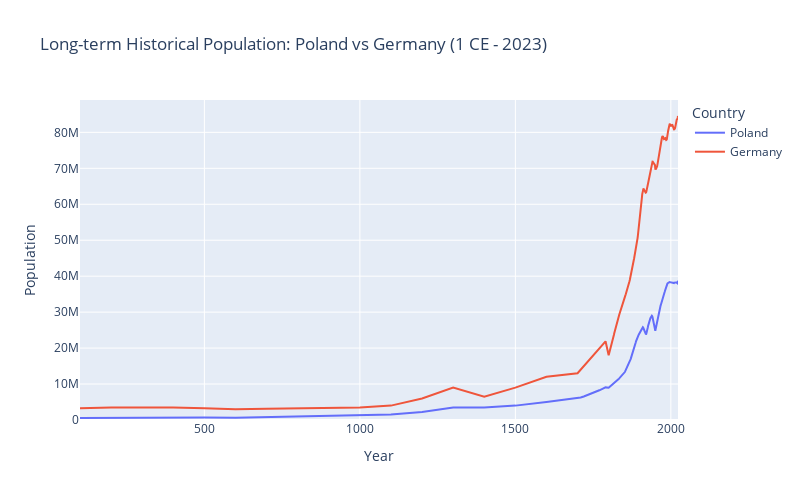

Notebook code for this chart:
### Code cell
# Let's also create a longer-term historical view (from year 1 CE onwards)
poland_longterm = poland_historical[poland_historical['year'] >= 1]
germany_longterm = germany_historical[germany_historical['year'] >= 1]

historical_longterm = pd.concat([
    poland_longterm.assign(country='Poland'),
    germany_longterm.assign(country='Germany')
])

# Create interactive plot for the long-term view
fig_longterm = px.line(
    historical_longterm,
    x='year',
    y='population_historical',
    color='country',
    title='Long-term Historical Population: Poland vs Germany (1 CE - 2023)',
    labels={
        'population_historical': 'Population',
        'year': 'Year'
    },
    width=800,
    height=500
)

# Update layout
fig_longterm.update_layout(
    yaxis=dict(rangemode='tozero'),
    xaxis=dict(title='Year'),
    yaxis_title='Population',
    legend=dict(title='Country')
)

# Show the plot
fig_longterm.show()

### Figure 1 — Plotly figure (JSON) as saved in the notebook; plotly's stock layout.template omitted (floating-point values rounded to 4 significant figures; data arrays with more than 128 entries replaced by an {"elided": "..."} marker saying what was removed)
{"data": [{"hovertemplate": "country=Poland<br>Year=%{x}<br>Population=%{y}<extra></extra>", "legendgroup": "Poland", "line": {"color": "#636efa", "dash": "solid"}, "marker": {"symbol": "circle"}, "mode": "lines", "name": "Poland", "orientation": "v", "showlegend": true, "type": "scatter", "x": {"elided": "250 int values"}, "xaxis": "x", "y": {"elided": "250 int values"}, "yaxis": "y"}, {"hovertemplate": "country=Germany<br>Year=%{x}<br>Population=%{y}<extra></extra>", "legendgroup": "Germany", "line": {"color": "#EF553B", "dash": "solid"}, "marker": {"symbol": "circle"}, "mode": "lines", "name": "Germany", "orientation": "v", "showlegend": true, "type": "scatter", "x": {"elided": "250 int values"}, "xaxis": "x", "y": {"elided": "250 int values"}, "yaxis": "y"}], "layout": {"height": 500, "legend": {"title": {"text": "Country"}, "tracegroupgap": 0}, "title": {"text": "Long-term Historical Population: Poland vs Germany (1 CE - 2023)"}, "width": 800, "xaxis": {"anchor": "y", "domain": [0, 1], "title": {"text": "Year"}}, "yaxis": {"anchor": "x", "domain": [0, 1], "rangemode": "tozero", "title": {"text": "Population"}}}}
